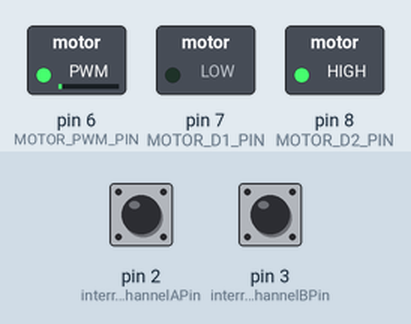
Simulated run of this sketch. Board: Arduino Uno, built with avr-gcc and run on an emulated ATmega328P. On the bench: switched loads named in the sketch (green lamp = pin HIGH). Inputs (shaded band) come from the test bench; at power-on: pin 2 (interruptChannelAPin) HIGH, pin 3 (interruptChannelBPin) HIGH. What the sketch prints to the serial monitor is not drawn.

Above: at 0.1 s.
Timing chart, 0 to 1.6 s (numbered marks = the images above):
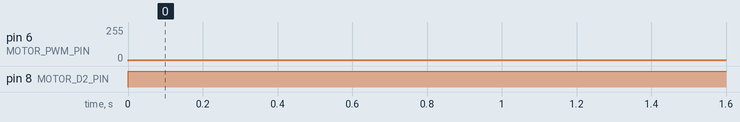

Measured:
- by itself, pin 6 (MOTOR_PWM_PIN): 0/255 → 10/255 at 0.00 s
- by itself, pin 8 (MOTOR_D2_PIN): LOW → HIGH at 0.00 s

The sketch:

lab10.1-3.ino
```cpp
#define MOTOR_D1_PIN  7
#define MOTOR_D2_PIN  8
#define MOTOR_PWM_PIN 6

int  interruptChannelAPin = 2;
int  interruptChannelBPin = 3;

int encoderDirection;
volatile int encoderCount = 0;

bool previous_read;

void move_forward(int speed){
  digitalWrite(MOTOR_D1_PIN, HIGH);
  digitalWrite(MOTOR_D2_PIN, LOW);
  analogWrite(MOTOR_PWM_PIN, speed);
}
void move_backward(int speed){
  digitalWrite(MOTOR_D2_PIN, HIGH);
  digitalWrite(MOTOR_D1_PIN, LOW);
  analogWrite(MOTOR_PWM_PIN, speed);
}

void setup() {
  Serial.begin(9600);

  pinMode(MOTOR_D1_PIN, OUTPUT);
  pinMode(MOTOR_D2_PIN, OUTPUT);
  pinMode(MOTOR_PWM_PIN, OUTPUT);

  pinMode(interruptChannelAPin, INPUT_PULLUP);
  pinMode(interruptChannelBPin, INPUT_PULLUP);

  attachInterrupt(digitalPinToInterrupt(interruptChannelAPin),
                 ChannelA_callback, RISING);

  attachInterrupt(digitalPinToInterrupt(interruptChannelBPin),
                 ChannelB_callback, RISING);

}

void loop(){
  //move_forward(10);
  move_backward(10);
  Serial.print("Direction:  ");
  Serial.print(encoderDirection); //Fw = 1, Bw = -1
  Serial.print(", Position: ");
  Serial.println(encoderCount);
  delay(100);
}

void ChannelA_callback() {
  bool A = digitalRead(interruptChannelAPin);
  bool B = digitalRead(interruptChannelBPin);
  if ((A==1)&&(B==0)){
    encoderCount++;
    encoderDirection = 1;
  }
}

void ChannelB_callback(){
  bool A = digitalRead(interruptChannelAPin);
  bool B = digitalRead(interruptChannelBPin);
  if ((B==1)&&(A==0)){
    encoderCount--;
    encoderDirection = -1;
  }
}
```
